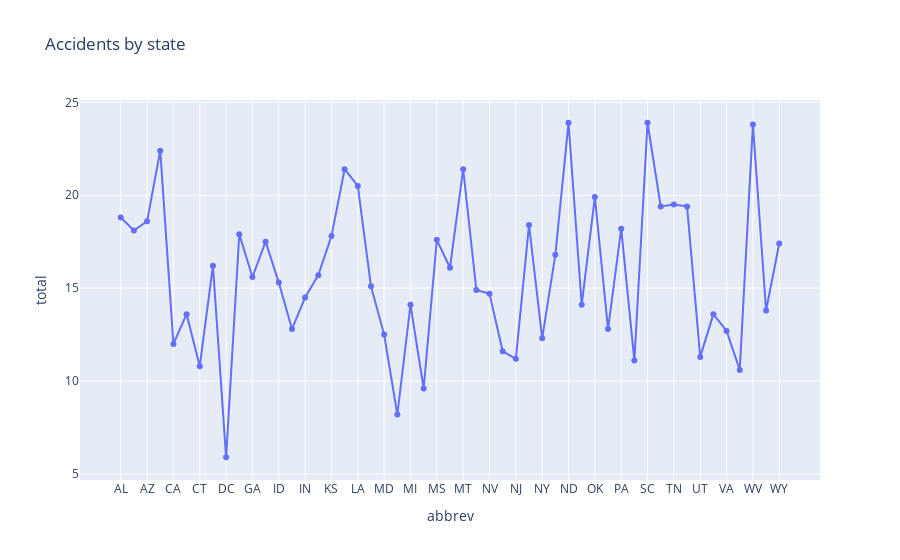

Write notebook code for a chart like this one.
### Code cell
px.line(df, x='abbrev',y='total',title='Accidents by state', markers=True)

### Figure 1 — Plotly figure (JSON) as saved in the notebook; plotly's stock layout.template omitted (floating-point values rounded to 4 significant figures)
{"data": [{"hovertemplate": "abbrev=%{x}<br>total=%{y}<extra></extra>", "legendgroup": "", "line": {"color": "#636efa", "dash": "solid"}, "marker": {"symbol": "circle"}, "mode": "lines+markers", "name": "", "orientation": "v", "showlegend": false, "type": "scatter", "x": ["AL", "AK", "AZ", "AR", "CA", "CO", "CT", "DE", "DC", "FL", "GA", "HI", "ID", "IL", "IN", "IA", "KS", "KY", "LA", "ME", "MD", "MA", "MI", "MN", "MS", "MO", "MT", "NE", "NV", "NH", "NJ", "NM", "NY", "NC", "ND", "OH", "OK", "OR", "PA", "RI", "SC", "SD", "TN", "TX", "UT", "VT", "VA", "WA", "WV", "WI", "WY"], "xaxis": "x", "y": [18.8, 18.1, 18.6, 22.4, 12.0, 13.6, 10.8, 16.2, 5.9, 17.9, 15.6, 17.5, 15.3, 12.8, 14.5, 15.7, 17.8, 21.4, 20.5, 15.1, 12.5, 8.2, 14.1, 9.6, 17.6, 16.1, 21.4, 14.9, 14.7, 11.6, 11.2, 18.4, 12.3, 16.8, 23.9, 14.1, 19.9, 12.8, 18.2, 11.1, 23.9, 19.4, 19.5, 19.4, 11.3, 13.6, 12.7, 10.6, 23.8, 13.8, 17.4], "yaxis": "y"}], "layout": {"legend": {"tracegroupgap": 0}, "title": {"text": "Accidents by state"}, "xaxis": {"anchor": "y", "domain": [0, 1], "title": {"text": "abbrev"}}, "yaxis": {"anchor": "x", "domain": [0, 1], "title": {"text": "total"}}}}
